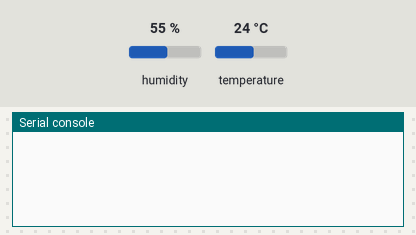
Simulated run of this program. Board: Raspberry Pi Pico running MicroPython. Parts: the last lines printed to the serial console. The inputs (shaded band) are chosen by the test bench; at power-on: humidity 55 %, temperature 24 °C.

Above: at 1.2 s.
1.3 s: humidity set to 22 %
At 2.7 s:
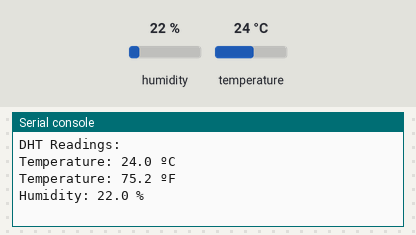
4.3 s: temperature set to 12 °C
At 7.0 s:
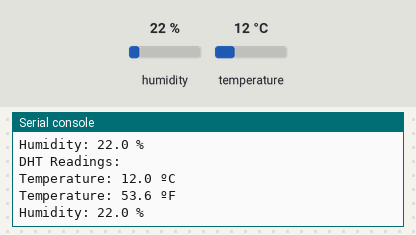
7.3 s: humidity set to 40 %
At 8.6 s:
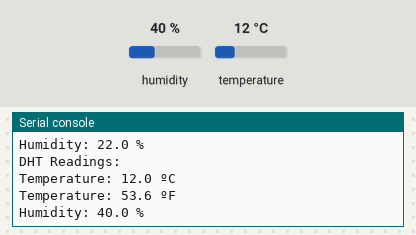

Measured:
- after the input at 1.3 s, the serial console: prints a new line after 0.72 s (image 1)
- after the input at 4.3 s, the serial console: prints a new line after 1.8 s (image 2)
- after the input at 7.3 s, the serial console: prints a new line after 0.79 s (image 3)

The program:

5_1_dht11_dht22_basic.py
```python
# Rui Santos & Sara Santos - Random Nerd Tutorials
# Complete project details at https://RandomNerdTutorials.com/raspberry-pi-pico-w-micropython-ebook/

from machine import Pin
from time import sleep
import dht

# Create a DHT22 sensor object on GPIO Pin 22
sensor = dht.DHT22(Pin(22))
# Alternatively, you can use DHT11 by uncommenting the line below
# sensor = dht.DHT11(Pin(22))

def celsius_to_fahrenheit(temp_celsius):
    # Convert temperature from Celsius to Fahrenheit
    temp_fahrenheit = temp_celsius * (9/5) + 32
    return temp_fahrenheit

while True:
    try:
        sleep(2)

        # Measure temperature and humidity
        sensor.measure()
        temp = sensor.temperature()
        hum = sensor.humidity()

        # Convert temperature to Fahrenheit
        temp_f = celsius_to_fahrenheit(temp)

        # Print sensor readings
        print('DHT Readings: ')
        print('Temperature: %3.1f ºC' % temp)
        print('Temperature: %3.1f ºF' % temp_f)
        print('Humidity: %3.1f %%' % hum)

    except OSError as e:
        # Handle sensor reading errors
        print('Failed to read sensor.')
```
